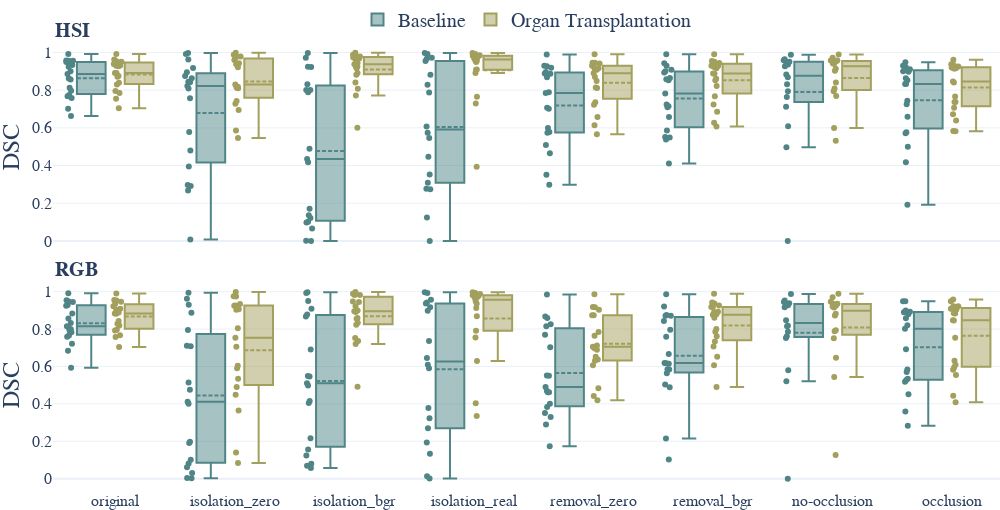

The code cell stored with this chart in its notebook:
### Markdown cell above
## Dataset Comparison

### Code cell
def dataset_comparison(metric_name: str) -> go.Figure:
    fig = make_subplots(
        rows=2,
        cols=1,
        subplot_titles=[
            "<b>HSI</b>",
            "<b>RGB</b>",
        ],
        shared_xaxes=True,
        vertical_spacing=0.07,
    )

    network_renaming = {
        "baseline": "Baseline",
        "organ_transplantation": "Organ Transplantation",
    }

    def add_modality(modality: str, row: int, col: int) -> go.Figure:
        df_m = df.query("modality == @modality")
        for dataset, dataset_name in settings_context.task_name_mapping.items():
            for network in df_m["network"].unique():
                df_box = df_m.query("dataset == @dataset and network == @network")
                fig.add_trace(
                    go.Box(
                        y=df_box[metric_name],
                        x=[dataset_name] * len(df_box[metric_name]),
                        offsetgroup=network,
                        text=df_box["label_name"],
                        boxpoints="all",
                        boxmean=True,
                        name=network_renaming.get(network, network),
                        marker_color=settings_context.network_colors[network],
                        legendgroup=network,
                        showlegend=row == 1 and col == 1 and dataset == "isolation_0",
                    ),
                    row=row,
                    col=col,
                )

        return fig

    add_modality("HSI", row=1, col=1)
    add_modality("RGB", row=2, col=1)

    # Font size for subplot titles
    for i in fig["layout"]["annotations"]:
        i["font"] = dict(size=20)

    fig.update_annotations(xanchor="left", x=0)
    fig.update_yaxes(title_standoff=12)
    fig.update_yaxes(tickfont=dict(size=16))
    fig.update_xaxes(tickfont=dict(size=16))
    xmin = -0.52
    xmax = len(settings_context.task_name_mapping) - 0.6
    fig.update_layout(
        yaxis_range=[-0.05, 1.05],
        xaxis_range=[xmin, xmax],
        xaxis_autorangeoptions_minallowed=xmin,
        xaxis_autorangeoptions_maxallowed=xmax,
    )
    fig.update_layout(boxmode="group", boxgap=0.2, boxgroupgap=0.4)
    fig.update_layout(legend=dict(orientation="h", yanchor="bottom", y=1.01, xanchor="center", x=0.5))
    fig.update_layout(
        template="plotly_white",
        height=510,
        width=1000,
        font_family="Libertinus Serif",
        font_size=20,
        margin=dict(l=0, r=0, b=0, t=0),
    )

    return fig


fig = dataset_comparison("dice_metric")
fig.update_yaxes(title="DSC")
fig.write_image(settings_context.paper_dir / "task_performance_DSC.pdf")
fig

### Figure 1 — Plotly figure (JSON) as saved in the notebook; plotly's stock layout.template omitted (floating-point values rounded to 4 significant figures)
{"data": [{"boxmean": true, "boxpoints": "all", "legendgroup": "baseline", "marker": {"color": "#508587"}, "name": "Baseline", "offsetgroup": "baseline", "showlegend": false, "text": ["stomach", "small_bowel", "colon", "liver", "gallbladder", "pancreas", "kidney", "spleen", "bladder", "omentum", "lung", "heart", "skin", "muscle", "fat_subcutaneous", "peritoneum", "major_vein", "kidney_with_Gerotas_fascia", "background"], "type": "box", "x": ["original", "original", "original", "original", "original", "original", "original", "original", "original", "original", "original", "original", "original", "original", "original", "original", "original", "original", "original"], "xaxis": "x", "y": [0.8615, 0.9572, 0.9486, 0.9556, 0.8124, 0.9237, 0.8996, 0.9501, 0.9559, 0.7673, 0.8566, 0.9327, 0.7583, 0.8855, 0.6622, 0.774, 0.7015, 0.7967, 0.992], "yaxis": "y"}, {"boxmean": true, "boxpoints": "all", "legendgroup": "organ_transplantation", "marker": {"color": "#A39F5D"}, "name": "Organ Transplantation", "offsetgroup": "organ_transplantation", "showlegend": false, "text": ["stomach", "small_bowel", "colon", "liver", "gallbladder", "pancreas", "kidney", "spleen", "bladder", "omentum", "lung", "heart", "skin", "muscle", "fat_subcutaneous", "peritoneum", "major_vein", "kidney_with_Gerotas_fascia", "background"], "type": "box", "x": ["original", "original", "original", "original", "original", "original", "original", "original", "original", "original", "original", "original", "original", "original", "original", "original", "original", "original", "original"], "xaxis": "x", "y": [0.8715, 0.9532, 0.9626, 0.9493, 0.8397, 0.9313, 0.8913, 0.9381, 0.9503, 0.7546, 0.8303, 0.9294, 0.7952, 0.8911, 0.7039, 0.7844, 0.8748, 0.9263, 0.9912], "yaxis": "y"}, {"boxmean": true, "boxpoints": "all", "legendgroup": "baseline", "marker": {"color": "#508587"}, "name": "Baseline", "offsetgroup": "baseline", "showlegend": true, "text": ["stomach", "small_bowel", "colon", "liver", "gallbladder", "pancreas", "kidney", "spleen", "bladder", "omentum", "lung", "heart", "skin", "muscle", "fat_subcutaneous", "peritoneum", "major_vein", "kidney_with_Gerotas_fascia", "background"], "type": "box", "x": ["isolation_zero", "isolation_zero", "isolation_zero", "isolation_zero", "isolation_zero", "isolation_zero", "isolation_zero", "isolation_zero", "isolation_zero", "isolation_zero", "isolation_zero", "isolation_zero", "isolation_zero", "isolation_zero", "isolation_zero", "isolation_zero", "isolation_zero", "isolation_zero", "isolation_zero"], "xaxis": "x", "y": [0.3948, 0.9912, 0.845, 0.9622, 0.2911, 0.5775, 0.8949, 0.9169, 0.7568, 0.2674, 0.8218, 0.8628, 0.8751, 0.808, 0.8417, 0.2966, 0.007658, 0.4798, 0.9972], "yaxis": "y"}, {"boxmean": true, "boxpoints": "all", "legendgroup": "organ_transplantation", "marker": {"color": "#A39F5D"}, "name": "Organ Transplantation", "offsetgroup": "organ_transplantation", "showlegend": true, "text": ["stomach", "small_bowel", "colon", "liver", "gallbladder", "pancreas", "kidney", "spleen", "bladder", "omentum", "lung", "heart", "skin", "muscle", "fat_subcutaneous", "peritoneum", "major_vein", "kidney_with_Gerotas_fascia", "background"], "type": "box", "x": ["isolation_zero", "isolation_zero", "isolation_zero", "isolation_zero", "isolation_zero", "isolation_zero", "isolation_zero", "isolation_zero", "isolation_zero", "isolation_zero", "isolation_zero", "isolation_zero", "isolation_zero", "isolation_zero", "isolation_zero", "isolation_zero", "isolation_zero", "isolation_zero", "isolation_zero"], "xaxis": "x", "y": [0.9421, 0.9782, 0.9594, 0.9785, 0.586, 0.9702, 0.9372, 0.922, 0.8185, 0.8178, 0.7274, 0.9881, 0.742, 0.8102, 0.8296, 0.6943, 0.8117, 0.5464, 0.9985], "yaxis": "y"}, {"boxmean": true, "boxpoints": "all", "legendgroup": "baseline", "marker": {"color": "#508587"}, "name": "Baseline", "offsetgroup": "baseline", "showlegend": false, "text": ["stomach", "small_bowel", "colon", "liver", "gallbladder", "pancreas", "kidney", "spleen", "bladder", "omentum", "lung", "heart", "skin", "muscle", "fat_subcutaneous", "peritoneum", "major_vein", "kidney_with_Gerotas_fascia", "background"], "type": "box", "x": ["isolation_bgr", "isolation_bgr", "isolation_bgr", "isolation_bgr", "isolation_bgr", "isolation_bgr", "isolation_bgr", "isolation_bgr", "isolation_bgr", "isolation_bgr", "isolation_bgr", "isolation_bgr", "isolation_bgr", "isolation_bgr", "isolation_bgr", "isolation_bgr", "isolation_bgr", "isolation_bgr", "isolation_bgr"], "xaxis": "x", "y": [0.1223, 0.9231, 0.789, 0.8007, 0.1706, 0.06559, 0.1017, 0.4342, 0.8317, 0.001489, 0.9243, 0.9717, 0.8005, 0.4896, 0.137, 0.4176, 0.09797, 0, 0.997], "yaxis": "y"}, {"boxmean": true, "boxpoints": "all", "legendgroup": "organ_transplantation", "marker": {"color": "#A39F5D"}, "name": "Organ Transplantation", "offsetgroup": "organ_transplantation", "showlegend": false, "text": ["stomach", "small_bowel", "colon", "liver", "gallbladder", "pancreas", "kidney", "spleen", "bladder", "omentum", "lung", "heart", "skin", "muscle", "fat_subcutaneous", "peritoneum", "major_vein", "kidney_with_Gerotas_fascia", "background"], "type": "box", "x": ["isolation_bgr", "isolation_bgr", "isolation_bgr", "isolation_bgr", "isolation_bgr", "isolation_bgr", "isolation_bgr", "isolation_bgr", "isolation_bgr", "isolation_bgr", "isolation_bgr", "isolation_bgr", "isolation_bgr", "isolation_bgr", "isolation_bgr", "isolation_bgr", "isolation_bgr", "isolation_bgr", "isolation_bgr"], "xaxis": "x", "y": [0.9376, 0.9762, 0.9783, 0.9799, 0.6004, 0.9441, 0.916, 0.9252, 0.9682, 0.8819, 0.8074, 0.9882, 0.7719, 0.8911, 0.9251, 0.8406, 0.9639, 0.9733, 0.9989], "yaxis": "y"}, {"boxmean": true, "boxpoints": "all", "legendgroup": "baseline", "marker": {"color": "#508587"}, "name": "Baseline", "offsetgroup": "baseline", "showlegend": false, "text": ["stomach", "small_bowel", "colon", "liver", "gallbladder", "pancreas", "kidney", "spleen", "bladder", "omentum", "lung", "heart", "skin", "muscle", "peritoneum", "major_vein", "kidney_with_Gerotas_fascia", "background"], "type": "box", "x": ["isolation_real", "isolation_real", "isolation_real", "isolation_real", "isolation_real", "isolation_real", "isolation_real", "isolation_real", "isolation_real", "isolation_real", "isolation_real", "isolation_real", "isolation_real", "isolation_real", "isolation_real", "isolation_real", "isolation_real", "isolation_real"], "xaxis": "x", "y": [0.4465, 0.8816, 0.992, 0.5743, 0.3522, 0.1242, 0.7869, 0.6071, 0.8282, 0, 0.9671, 0.9717, 0.9543, 0.2775, 0.309, 0.2743, 0.5462, 0.9971], "yaxis": "y"}, {"boxmean": true, "boxpoints": "all", "legendgroup": "organ_transplantation", "marker": {"color": "#A39F5D"}, "name": "Organ Transplantation", "offsetgroup": "organ_transplantation", "showlegend": false, "text": ["stomach", "small_bowel", "colon", "liver", "gallbladder", "pancreas", "kidney", "spleen", "bladder", "omentum", "lung", "heart", "skin", "muscle", "peritoneum", "major_vein", "kidney_with_Gerotas_fascia", "background"], "type": "box", "x": ["isolation_real", "isolation_real", "isolation_real", "isolation_real", "isolation_real", "isolation_real", "isolation_real", "isolation_real", "isolation_real", "isolation_real", "isolation_real", "isolation_real", "isolation_real", "isolation_real", "isolation_real", "isolation_real", "isolation_real", "isolation_real"], "xaxis": "x", "y": [0.9099, 0.9696, 0.9919, 0.9562, 0.9544, 0.7653, 0.9852, 0.9748, 0.9838, 0.9081, 0.9682, 0.9813, 0.9825, 0.3942, 0.7286, 0.9489, 0.8905, 0.9975], "yaxis": "y"}, {"boxmean": true, "boxpoints": "all", "legendgroup": "baseline", "marker": {"color": "#508587"}, "name": "Baseline", "offsetgroup": "baseline", "showlegend": false, "text": ["stomach", "small_bowel", "colon", "liver", "gallbladder", "pancreas", "kidney", "spleen", "bladder", "omentum", "lung", "heart", "skin", "muscle", "fat_subcutaneous", "peritoneum", "major_vein", "kidney_with_Gerotas_fascia", "background"], "type": "box", "x": ["removal_zero", "removal_zero", "removal_zero", "removal_zero", "removal_zero", "removal_zero", "removal_zero", "removal_zero", "removal_zero", "removal_zero", "removal_zero", "removal_zero", "removal_zero", "removal_zero", "removal_zero", "removal_zero", "removal_zero", "removal_zero", "removal_zero"], "xaxis": "x", "y": [0.5989, 0.9184, 0.8888, 0.9288, 0.2985, 0.7885, 0.8689, 0.926, 0.7013, 0.5785, 0.7846, 0.8958, 0.706, 0.8863, 0.5734, 0.5084, 0.3507, 0.4655, 0.9897], "yaxis": "y"}, {"boxmean": true, "boxpoints": "all", "legendgroup": "organ_transplantation", "marker": {"color": "#A39F5D"}, "name": "Organ Transplantation", "offsetgroup": "organ_transplantation", "showlegend": false, "text": ["stomach", "small_bowel", "colon", "liver", "gallbladder", "pancreas", "kidney", "spleen", "bladder", "omentum", "lung", "heart", "skin", "muscle", "fat_subcutaneous", "peritoneum", "major_vein", "kidney_with_Gerotas_fascia", "background"], "type": "box", "x": ["removal_zero", "removal_zero", "removal_zero", "removal_zero", "removal_zero", "removal_zero", "removal_zero", "removal_zero", "removal_zero", "removal_zero", "removal_zero", "removal_zero", "removal_zero", "removal_zero", "removal_zero", "removal_zero", "removal_zero", "removal_zero", "removal_zero"], "xaxis": "x", "y": [0.8484, 0.9457, 0.9457, 0.9411, 0.5662, 0.9164, 0.8901, 0.9082, 0.9297, 0.7222, 0.8107, 0.9298, 0.7356, 0.8696, 0.6138, 0.6579, 0.8138, 0.9119, 0.9903], "yaxis": "y"}, {"boxmean": true, "boxpoints": "all", "legendgroup": "baseline", "marker": {"color": "#508587"}, "name": "Baseline", "offsetgroup": "baseline", "showlegend": false, "text": ["stomach", "small_bowel", "colon", "liver", "gallbladder", "pancreas", "kidney", "spleen", "bladder", "omentum", "lung", "heart", "skin", "muscle", "fat_subcutaneous", "peritoneum", "major_vein", "kidney_with_Gerotas_fascia", "background"], "type": "box", "x": ["removal_bgr", "removal_bgr", "removal_bgr", "removal_bgr", "removal_bgr", "removal_bgr", "removal_bgr", "removal_bgr", "removal_bgr", "removal_bgr", "removal_bgr", "removal_bgr", "removal_bgr", "removal_bgr", "removal_bgr", "removal_bgr", "removal_bgr", "removal_bgr", "removal_bgr"], "xaxis": "x", "y": [0.7241, 0.9431, 0.9003, 0.9292, 0.4114, 0.8579, 0.8647, 0.894, 0.853, 0.6571, 0.7819, 0.9078, 0.7098, 0.7143, 0.5375, 0.5859, 0.5511, 0.5488, 0.9909], "yaxis": "y"}, {"boxmean": true, "boxpoints": "all", "legendgroup": "organ_transplantation", "marker": {"color": "#A39F5D"}, "name": "Organ Transplantation", "offsetgroup": "organ_transplantation", "showlegend": false, "text": ["stomach", "small_bowel", "colon", "liver", "gallbladder", "pancreas", "kidney", "spleen", "bladder", "omentum", "lung", "heart", "skin", "muscle", "fat_subcutaneous", "peritoneum", "major_vein", "kidney_with_Gerotas_fascia", "background"], "type": "box", "x": ["removal_bgr", "removal_bgr", "removal_bgr", "removal_bgr", "removal_bgr", "removal_bgr", "removal_bgr", "removal_bgr", "removal_bgr", "removal_bgr", "removal_bgr", "removal_bgr", "removal_bgr", "removal_bgr", "removal_bgr", "removal_bgr", "removal_bgr", "removal_bgr", "removal_bgr"], "xaxis": "x", "y": [0.8526, 0.9502, 0.955, 0.9432, 0.6078, 0.9165, 0.8875, 0.9276, 0.9442, 0.7232, 0.8222, 0.9291, 0.7679, 0.8888, 0.6275, 0.6853, 0.8603, 0.9233, 0.9905], "yaxis": "y"}, {"boxmean": true, "boxpoints": "all", "legendgroup": "baseline", "marker": {"color": "#508587"}, "name": "Baseline", "offsetgroup": "baseline", "showlegend": false, "text": ["stomach", "small_bowel", "colon", "liver", "gallbladder", "kidney", "spleen", "bladder", "omentum", "lung", "heart", "skin", "muscle", "fat_subcutaneous", "peritoneum", "background"], "type": "box", "x": ["no-occlusion", "no-occlusion", "no-occlusion", "no-occlusion", "no-occlusion", "no-occlusion", "no-occlusion", "no-occlusion", "no-occlusion", "no-occlusion", "no-occlusion", "no-occlusion", "no-occlusion", "no-occlusion", "no-occlusion", "no-occlusion"], "xaxis": "x", "y": [0.8313, 0.9355, 0.959, 0.8828, 0.6081, 0, 0.9272, 0.9635, 0.712, 0.7946, 0.9493, 0.9507, 0.8686, 0.4969, 0.7632, 0.9883], "yaxis": "y"}, {"boxmean": true, "boxpoints": "all", "legendgroup": "organ_transplantation", "marker": {"color": "#A39F5D"}, "name": "Organ Transplantation", "offsetgroup": "organ_transplantation", "showlegend": false, "text": ["stomach", "small_bowel", "colon", "liver", "gallbladder", "kidney", "spleen", "bladder", "omentum", "lung", "heart", "skin", "muscle", "fat_subcutaneous", "peritoneum", "background"], "type": "box", "x": ["no-occlusion", "no-occlusion", "no-occlusion", "no-occlusion", "no-occlusion", "no-occlusion", "no-occlusion", "no-occlusion", "no-occlusion", "no-occlusion", "no-occlusion", "no-occlusion", "no-occlusion", "no-occlusion", "no-occlusion", "no-occlusion"], "xaxis": "x", "y": [0.9135, 0.9515, 0.9723, 0.9518, 0.5988, 0.84, 0.9418, 0.9569, 0.8088, 0.7692, 0.9401, 0.9575, 0.9026, 0.5319, 0.7934, 0.9896], "yaxis": "y"}, {"boxmean": true, "boxpoints": "all", "legendgroup": "baseline", "marker": {"color": "#508587"}, "name": "Baseline", "offsetgroup": "baseline", "showlegend": false, "text": ["stomach", "small_bowel", "colon", "liver", "gallbladder", "pancreas", "kidney", "spleen", "bladder", "omentum", "lung", "heart", "skin", "muscle", "fat_subcutaneous", "peritoneum", "major_vein", "kidney_with_Gerotas_fascia", "background"], "type": "box", "x": ["occlusion", "occlusion", "occlusion", "occlusion", "occlusion", "occlusion", "occlusion", "occlusion", "occlusion", "occlusion", "occlusion", "occlusion", "occlusion", "occlusion", "occlusion", "occlusion", "occlusion", "occlusion", "occlusion"], "xaxis": "x", "y": [0.4178, 0.8976, 0.8624, 0.8528, 0.8328, 0.1927, 0.9112, 0.7438, 0.9219, 0.4999, 0.9482, 0.9004, 0.5763, 0.9079, 0.6592, 0.5707, 0.7252, 0.8326, 0.9291], "yaxis": "y"}, {"boxmean": true, "boxpoints": "all", "legendgroup": "organ_transplantation", "marker": {"color": "#A39F5D"}, "name": "Organ Transplantation", "offsetgroup": "organ_transplantation", "showlegend": false, "text": ["stomach", "small_bowel", "colon", "liver", "gallbladder", "pancreas", "kidney", "spleen", "bladder", "omentum", "lung", "heart", "skin", "muscle", "fat_subcutaneous", "peritoneum", "major_vein", "kidney_with_Gerotas_fascia", "background"], "type": "box", "x": ["occlusion", "occlusion", "occlusion", "occlusion", "occlusion", "occlusion", "occlusion", "occlusion", "occlusion", "occlusion", "occlusion", "occlusion", "occlusion", "occlusion", "occlusion", "occlusion", "occlusion", "occlusion", "occlusion"], "xaxis": "x", "y": [0.7067, 0.937, 0.9206, 0.8463, 0.84, 0.7371, 0.9167, 0.6725, 0.9154, 0.5813, 0.9609, 0.9148, 0.5829, 0.9331, 0.7373, 0.6395, 0.7656, 0.9208, 0.9255], "yaxis": "y"}, {"boxmean": true, "boxpoints": "all", "legendgroup": "baseline", "marker": {"color": "#508587"}, "name": "Baseline", "offsetgroup": "baseline", "showlegend": false, "text": ["stomach", "small_bowel", "colon", "liver", "gallbladder", "pancreas", "kidney", "spleen", "bladder", "omentum", "lung", "heart", "skin", "muscle", "fat_subcutaneous", "peritoneum", "major_vein", "kidney_with_Gerotas_fascia", "background"], "type": "box", "x": ["original", "original", "original", "original", "original", "original", "original", "original", "original", "original", "original", "original", "original", "original", "original", "original", "original", "original", "original"], "xaxis": "x2", "y": [0.7825, 0.945, 0.947, 0.924, 0.8076, 0.954, 0.8826, 0.7922, 0.7991, 0.7657, 0.8318, 0.9281, 0.7594, 0.8568, 0.6833, 0.7217, 0.5927, 0.8148, 0.9908], "yaxis": "y2"}, {"boxmean": true, "boxpoints": "all", "legendgroup": "organ_transplantation", "marker": {"color": "#A39F5D"}, "name": "Organ Transplantation", "offsetgroup": "organ_transplantation", "showlegend": false, "text": ["stomach", "small_bowel", "colon", "liver", "gallbladder", "pancreas", "kidney", "spleen", "bladder", "omentum", "lung", "heart", "skin", "muscle", "fat_subcutaneous", "peritoneum", "major_vein", "kidney_with_Gerotas_fascia", "background"], "type": "box", "x": ["original", "original", "original", "original", "original", "original", "original", "original", "original", "original", "original", "original", "original", "original", "original", "original", "original", "original", "original"], "xaxis": "x2", "y": [0.8279, 0.9459, 0.956, 0.9357, 0.7917, 0.953, 0.8825, 0.8426, 0.9079, 0.7576, 0.8191, 0.9215, 0.7966, 0.8819, 0.7042, 0.7662, 0.9044, 0.8882, 0.9899], "yaxis": "y2"}, {"boxmean": true, "boxpoints": "all", "legendgroup": "baseline", "marker": {"color": "#508587"}, "name": "Baseline", "offsetgroup": "baseline", "showlegend": false, "text": ["stomach", "small_bowel", "colon", "liver", "gallbladder", "pancreas", "kidney", "spleen", "bladder", "omentum", "lung", "heart", "skin", "muscle", "fat_subcutaneous", "peritoneum", "major_vein", "kidney_with_Gerotas_fascia", "background"], "type": "box", "x": ["isolation_zero", "isolation_zero", "isolation_zero", "isolation_zero", "isolation_zero", "isolation_zero", "isolation_zero", "isolation_zero", "isolation_zero", "isolation_zero", "isolation_zero", "isolation_zero", "isolation_zero", "isolation_zero", "isolation_zero", "isolation_zero", "isolation_zero", "isolation_zero", "isolation_zero"], "xaxis": "x2", "y": [0.1971, 0.7075, 0.7953, 0.8868, 0.03039, 0.1904, 0.7103, 0.4112, 0.5141, 0.08036, 0.93, 0.9618, 0.4751, 0.001602, 0.06082, 0.4001, 0.002748, 0.1006, 0.9944], "yaxis": "y2"}, {"boxmean": true, "boxpoints": "all", "legendgroup": "organ_transplantation", "marker": {"color": "#A39F5D"}, "name": "Organ Transplantation", "offsetgroup": "organ_transplantation", "showlegend": false, "text": ["stomach", "small_bowel", "colon", "liver", "gallbladder", "pancreas", "kidney", "spleen", "bladder", "omentum", "lung", "heart", "skin", "muscle", "fat_subcutaneous", "peritoneum", "major_vein", "kidney_with_Gerotas_fascia", "background"], "type": "box", "x": ["isolation_zero", "isolation_zero", "isolation_zero", "isolation_zero", "isolation_zero", "isolation_zero", "isolation_zero", "isolation_zero", "isolation_zero", "isolation_zero", "isolation_zero", "isolation_zero", "isolation_zero", "isolation_zero", "isolation_zero", "isolation_zero", "isolation_zero", "isolation_zero", "isolation_zero"], "xaxis": "x2", "y": [0.7536, 0.9257, 0.903, 0.906, 0.08359, 0.9739, 0.9335, 0.3637, 0.4897, 0.9242, 0.8049, 0.9758, 0.7056, 0.5339, 0.59, 0.6031, 0.1396, 0.4481, 0.9982], "yaxis": "y2"}, {"boxmean": true, "boxpoints": "all", "legendgroup": "baseline", "marker": {"color": "#508587"}, "name": "Baseline", "offsetgroup": "baseline", "showlegend": false, "text": ["stomach", "small_bowel", "colon", "liver", "gallbladder", "pancreas", "kidney", "spleen", "bladder", "omentum", "lung", "heart", "skin", "muscle", "fat_subcutaneous", "peritoneum", "major_vein", "kidney_with_Gerotas_fascia", "background"], "type": "box", "x": ["isolation_bgr", "isolation_bgr", "isolation_bgr", "isolation_bgr", "isolation_bgr", "isolation_bgr", "isolation_bgr", "isolation_bgr", "isolation_bgr", "isolation_bgr", "isolation_bgr", "isolation_bgr", "isolation_bgr", "isolation_bgr", "isolation_bgr", "isolation_bgr", "isolation_bgr", "isolation_bgr", "isolation_bgr"], "xaxis": "x2", "y": [0.1241, 0.9503, 0.8779, 0.9921, 0.1552, 0.07932, 0.5489, 0.4146, 0.6908, 0.05729, 0.9091, 0.8672, 0.4987, 0.2165, 0.5466, 0.5105, 0.06834, 0.4048, 0.9973], "yaxis": "y2"}, {"boxmean": true, "boxpoints": "all", "legendgroup": "organ_transplantation", "marker": {"color": "#A39F5D"}, "name": "Organ Transplantation", "offsetgroup": "organ_transplantation", "showlegend": false, "text": ["stomach", "small_bowel", "colon", "liver", "gallbladder", "pancreas", "kidney", "spleen", "bladder", "omentum", "lung", "heart", "skin", "muscle", "fat_subcutaneous", "peritoneum", "major_vein", "kidney_with_Gerotas_fascia", "background"], "type": "box", "x": ["isolation_bgr", "isolation_bgr", "isolation_bgr", "isolation_bgr", "isolation_bgr", "isolation_bgr", "isolation_bgr", "isolation_bgr", "isolation_bgr", "isolation_bgr", "isolation_bgr", "isolation_bgr", "isolation_bgr", "isolation_bgr", "isolation_bgr", "isolation_bgr", "isolation_bgr", "isolation_bgr", "isolation_bgr"], "xaxis": "x2", "y": [0.8233, 0.9816, 0.9856, 0.9467, 0.4919, 0.9827, 0.8957, 0.8341, 0.9216, 0.8557, 0.8585, 0.9893, 0.7518, 0.8992, 0.7359, 0.7199, 0.8917, 0.9447, 0.9981], "yaxis": "y2"}, {"boxmean": true, "boxpoints": "all", "legendgroup": "baseline", "marker": {"color": "#508587"}, "name": "Baseline", "offsetgroup": "baseline", "showlegend": false, "text": ["stomach", "small_bowel", "colon", "liver", "gallbladder", "pancreas", "kidney", "spleen", "bladder", "omentum", "lung", "heart", "skin", "muscle", "peritoneum", "major_vein", "kidney_with_Gerotas_fascia", "background"], "type": "box", "x": ["isolation_real", "isolation_real", "isolation_real", "isolation_real", "isolation_real", "isolation_real", "isolation_real", "isolation_real", "isolation_real", "isolation_real", "isolation_real", "isolation_real", "isolation_real", "isolation_real", "isolation_real", "isolation_real", "isolation_real", "isolation_real"], "xaxis": "x2", "y": [0.6092, 0.9423, 0.9924, 0.898, 0.3777, 0.01268, 0.7357, 0.3233, 0.9167, 0.0003275, 0.9573, 0.9364, 0.6448, 0.1926, 0.2701, 0.1326, 0.59, 0.9973], "yaxis": "y2"}, {"boxmean": true, "boxpoints": "all", "legendgroup": "organ_transplantation", "marker": {"color": "#A39F5D"}, "name": "Organ Transplantation", "offsetgroup": "organ_transplantation", "showlegend": false, "text": ["stomach", "small_bowel", "colon", "liver", "gallbladder", "pancreas", "kidney", "spleen", "bladder", "omentum", "lung", "heart", "skin", "muscle", "peritoneum", "major_vein", "kidney_with_Gerotas_fascia", "background"], "type": "box", "x": ["isolation_real", "isolation_real", "isolation_real", "isolation_real", "isolation_real", "isolation_real", "isolation_real", "isolation_real", "isolation_real", "isolation_real", "isolation_real", "isolation_real", "isolation_real", "isolation_real", "isolation_real", "isolation_real", "isolation_real", "isolation_real"], "xaxis": "x2", "y": [0.8683, 0.9723, 0.9926, 0.9358, 0.6287, 0.9126, 0.9844, 0.9482, 0.9873, 0.9768, 0.9658, 0.9808, 0.9698, 0.3351, 0.7543, 0.4037, 0.7908, 0.9972], "yaxis": "y2"}, {"boxmean": true, "boxpoints": "all", "legendgroup": "baseline", "marker": {"color": "#508587"}, "name": "Baseline", "offsetgroup": "baseline", "showlegend": false, "text": ["stomach", "small_bowel", "colon", "liver", "gallbladder", "pancreas", "kidney", "spleen", "bladder", "omentum", "lung", "heart", "skin", "muscle", "fat_subcutaneous", "peritoneum", "major_vein", "kidney_with_Gerotas_fascia", "background"], "type": "box", "x": ["removal_zero", "removal_zero", "removal_zero", "removal_zero", "removal_zero", "removal_zero", "removal_zero", "removal_zero", "removal_zero", "removal_zero", "removal_zero", "removal_zero", "removal_zero", "removal_zero", "removal_zero", "removal_zero", "removal_zero", "removal_zero", "removal_zero"], "xaxis": "x2", "y": [0.4624, 0.8676, 0.8262, 0.815, 0.2899, 0.4906, 0.7701, 0.4683, 0.3513, 0.5514, 0.7021, 0.8589, 0.5496, 0.4002, 0.3298, 0.4621, 0.1738, 0.3825, 0.9845], "yaxis": "y2"}, {"boxmean": true, "boxpoints": "all", "legendgroup": "organ_transplantation", "marker": {"color": "#A39F5D"}, "name": "Organ Transplantation", "offsetgroup": "organ_transplantation", "showlegend": false, "text": ["stomach", "small_bowel", "colon", "liver", "gallbladder", "pancreas", "kidney", "spleen", "bladder", "omentum", "lung", "heart", "skin", "muscle", "fat_subcutaneous", "peritoneum", "major_vein", "kidney_with_Gerotas_fascia", "background"], "type": "box", "x": ["removal_zero", "removal_zero", "removal_zero", "removal_zero", "removal_zero", "removal_zero", "removal_zero", "removal_zero", "removal_zero", "removal_zero", "removal_zero", "removal_zero", "removal_zero", "removal_zero", "removal_zero", "removal_zero", "removal_zero", "removal_zero", "removal_zero"], "xaxis": "x2", "y": [0.6978, 0.9175, 0.9033, 0.8734, 0.4186, 0.7123, 0.8744, 0.6366, 0.6517, 0.6898, 0.7646, 0.9168, 0.7047, 0.7838, 0.6068, 0.6309, 0.4413, 0.4831, 0.9859], "yaxis": "y2"}, {"boxmean": true, "boxpoints": "all", "legendgroup": "baseline", "marker": {"color": "#508587"}, "name": "Baseline", "offsetgroup": "baseline", "showlegend": false, "text": ["stomach", "small_bowel", "colon", "liver", "gallbladder", "pancreas", "kidney", "spleen", "bladder", "omentum", "lung", "heart", "skin", "muscle", "fat_subcutaneous", "peritoneum", "major_vein", "kidney_with_Gerotas_fascia", "background"], "type": "box", "x": ["removal_bgr", "removal_bgr", "removal_bgr", "removal_bgr", "removal_bgr", "removal_bgr", "removal_bgr", "removal_bgr", "removal_bgr", "removal_bgr", "removal_bgr", "removal_bgr", "removal_bgr", "removal_bgr", "removal_bgr", "removal_bgr", "removal_bgr", "removal_bgr", "removal_bgr"], "xaxis": "x2", "y": [0.6142, 0.921, 0.8754, 0.8717, 0.2142, 0.8709, 0.7957, 0.6167, 0.5839, 0.5852, 0.7591, 0.8426, 0.6184, 0.6667, 0.563, 0.4889, 0.1017, 0.5039, 0.9865], "yaxis": "y2"}, {"boxmean": true, "boxpoints": "all", "legendgroup": "organ_transplantation", "marker": {"color": "#A39F5D"}, "name": "Organ Transplantation", "offsetgroup": "organ_transplantation", "showlegend": false, "text": ["stomach", "small_bowel", "colon", "liver", "gallbladder", "pancreas", "kidney", "spleen", "bladder", "omentum", "lung", "heart", "skin", "muscle", "fat_subcutaneous", "peritoneum", "major_vein", "kidney_with_Gerotas_fascia", "background"], "type": "box", "x": ["removal_bgr", "removal_bgr", "removal_bgr", "removal_bgr", "removal_bgr", "removal_bgr", "removal_bgr", "removal_bgr", "removal_bgr", "removal_bgr", "removal_bgr", "removal_bgr", "removal_bgr", "removal_bgr", "removal_bgr", "removal_bgr", "removal_bgr", "removal_bgr", "removal_bgr"], "xaxis": "x2", "y": [0.7608, 0.9367, 0.9422, 0.9173, 0.4903, 0.9258, 0.8789, 0.7857, 0.8925, 0.7066, 0.8001, 0.9189, 0.734, 0.8769, 0.6064, 0.6512, 0.8905, 0.8601, 0.9887], "yaxis": "y2"}, {"boxmean": true, "boxpoints": "all", "legendgroup": "baseline", "marker": {"color": "#508587"}, "name": "Baseline", "offsetgroup": "baseline", "showlegend": false, "text": ["stomach", "small_bowel", "colon", "liver", "gallbladder", "kidney", "spleen", "bladder", "omentum", "lung", "heart", "skin", "muscle", "fat_subcutaneous", "peritoneum", "background"], "type": "box", "x": ["no-occlusion", "no-occlusion", "no-occlusion", "no-occlusion", "no-occlusion", "no-occlusion", "no-occlusion", "no-occlusion", "no-occlusion", "no-occlusion", "no-occlusion", "no-occlusion", "no-occlusion", "no-occlusion", "no-occlusion", "no-occlusion"], "xaxis": "x2", "y": [0.8473, 0.9451, 0.9531, 0.9163, 0.579, 0, 0.9295, 0.8145, 0.7851, 0.7517, 0.9377, 0.9275, 0.8176, 0.5213, 0.7621, 0.9878], "yaxis": "y2"}, {"boxmean": true, "boxpoints": "all", "legendgroup": "organ_transplantation", "marker": {"color": "#A39F5D"}, "name": "Organ Transplantation", "offsetgroup": "organ_transplantation", "showlegend": false, "text": ["stomach", "small_bowel", "colon", "liver", "gallbladder", "kidney", "spleen", "bladder", "omentum", "lung", "heart", "skin", "muscle", "fat_subcutaneous", "peritoneum", "background"], "type": "box", "x": ["no-occlusion", "no-occlusion", "no-occlusion", "no-occlusion", "no-occlusion", "no-occlusion", "no-occlusion", "no-occlusion", "no-occlusion", "no-occlusion", "no-occlusion", "no-occlusion", "no-occlusion", "no-occlusion", "no-occlusion", "no-occlusion"], "xaxis": "x2", "y": [0.915, 0.9464, 0.97, 0.9244, 0.6466, 0.1263, 0.9333, 0.8719, 0.7932, 0.7889, 0.9352, 0.9206, 0.8814, 0.5433, 0.7508, 0.9882], "yaxis": "y2"}, {"boxmean": true, "boxpoints": "all", "legendgroup": "baseline", "marker": {"color": "#508587"}, "name": "Baseline", "offsetgroup": "baseline", "showlegend": false, "text": ["stomach", "small_bowel", "colon", "liver", "gallbladder", "pancreas", "kidney", "spleen", "bladder", "omentum", "lung", "heart", "skin", "muscle", "fat_subcutaneous", "peritoneum", "major_vein", "kidney_with_Gerotas_fascia", "background"], "type": "box", "x": ["occlusion", "occlusion", "occlusion", "occlusion", "occlusion", "occlusion", "occlusion", "occlusion", "occlusion", "occlusion", "occlusion", "occlusion", "occlusion", "occlusion", "occlusion", "occlusion", "occlusion", "occlusion", "occlusion"], "xaxis": "x2", "y": [0.3596, 0.8987, 0.858, 0.8014, 0.5342, 0.5179, 0.8901, 0.5279, 0.8797, 0.2832, 0.9484, 0.8918, 0.5702, 0.8924, 0.6919, 0.5837, 0.4519, 0.8207, 0.9481], "yaxis": "y2"}, {"boxmean": true, "boxpoints": "all", "legendgroup": "organ_transplantation", "marker": {"color": "#A39F5D"}, "name": "Organ Transplantation", "offsetgroup": "organ_transplantation", "showlegend": false, "text": ["stomach", "small_bowel", "colon", "liver", "gallbladder", "pancreas", "kidney", "spleen", "bladder", "omentum", "lung", "heart", "skin", "muscle", "fat_subcutaneous", "peritoneum", "major_vein", "kidney_with_Gerotas_fascia", "background"], "type": "box", "x": ["occlusion", "occlusion", "occlusion", "occlusion", "occlusion", "occlusion", "occlusion", "occlusion", "occlusion", "occlusion", "occlusion", "occlusion", "occlusion", "occlusion", "occlusion", "occlusion", "occlusion", "occlusion", "occlusion"], "xaxis": "x2", "y": [0.4433, 0.922, 0.8832, 0.8453, 0.6088, 0.5949, 0.9088, 0.6301, 0.9047, 0.409, 0.9575, 0.9142, 0.5819, 0.9222, 0.7535, 0.5545, 0.8466, 0.8849, 0.949], "yaxis": "y2"}], "layout": {"annotations": [{"font": {"size": 20}, "showarrow": false, "text": "<b>HSI</b>", "x": 0, "xanchor": "left", "xref": "paper", "y": 1.0, "yanchor": "bottom", "yref": "paper"}, {"font": {"size": 20}, "showarrow": false, "text": "<b>RGB</b>", "x": 0, "xanchor": "left", "xref": "paper", "y": 0.465, "yanchor": "bottom", "yref": "paper"}], "boxgap": 0.2, "boxgroupgap": 0.4, "boxmode": "group", "font": {"family": "Libertinus Serif", "size": 20}, "height": 510, "legend": {"orientation": "h", "x": 0.5, "xanchor": "center", "y": 1.01, "yanchor": "bottom"}, "margin": {"b": 0, "l": 0, "r": 0, "t": 0}, "width": 1000, "xaxis": {"anchor": "y", "autorangeoptions": {"maxallowed": 7.4, "minallowed": -0.52}, "domain": [0, 1], "matches": "x2", "range": [-0.52, 7.4], "showticklabels": false, "tickfont": {"size": 16}}, "xaxis2": {"anchor": "y2", "domain": [0, 1], "tickfont": {"size": 16}}, "yaxis": {"anchor": "x", "domain": [0.535, 1.0], "range": [-0.05, 1.05], "tickfont": {"size": 16}, "title": {"text": "DSC"}}, "yaxis2": {"anchor": "x2", "domain": [0, 0.465], "tickfont": {"size": 16}, "title": {"text": "DSC"}}}}
